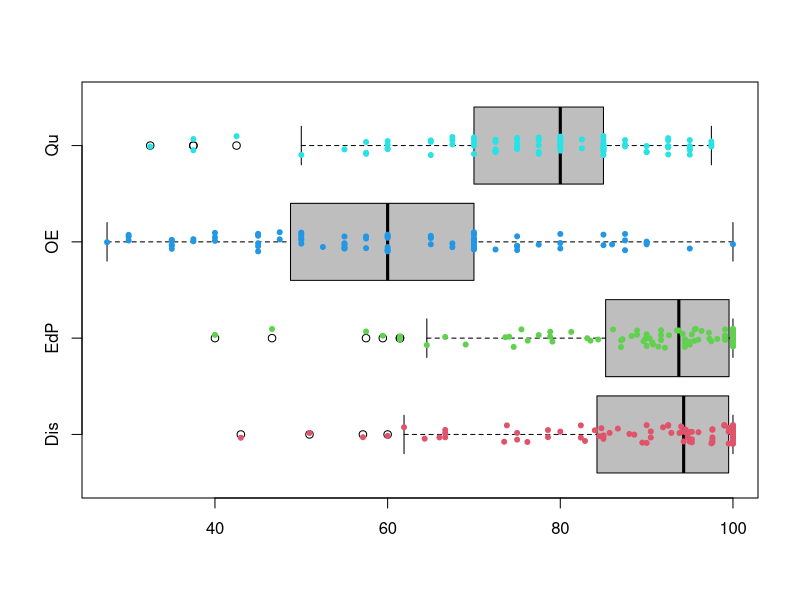
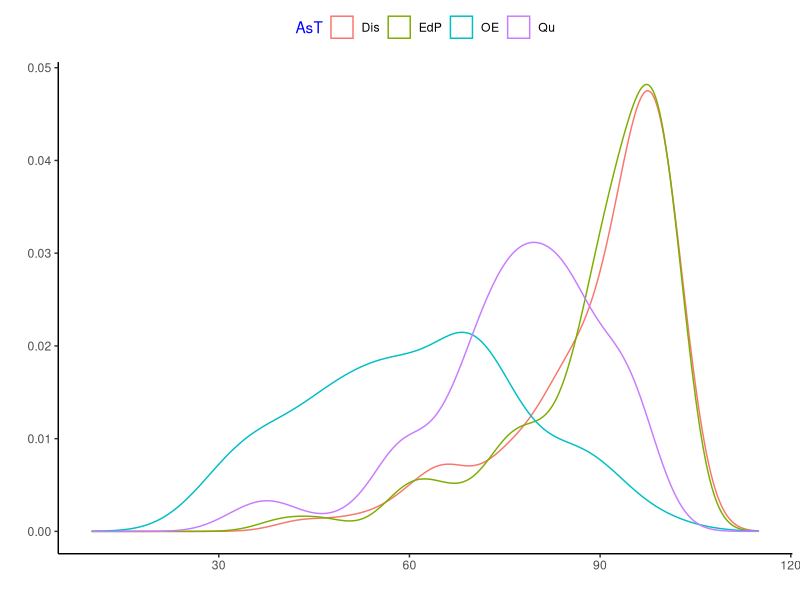

These charts were generated, in order, by the following R code:
library(dplyr)
library(ggplot2)


dt=read.csv("examdata.csv")


summarise(dt, mean(Online.Quiz), mean(Project), mean(Discussions), 
          mean(Edpuzzle), mean(Oral.Exam))


d=read.csv("assessment.csv")
head(d)

AsT=c()
for (i in 1:length(d$AssType)) {
  if(d$AssType[i]==0){
    AsT[i]="Dis"
  } else if (d$AssType[i]==1){
    AsT[i]="EdP"
  } else if (d$AssType[i]==2){
    AsT[i]="Qu"
  } else {
    AsT[i]="OE"
  }
  
  
}

head(AsT)

d=cbind(d, AsT)
head(d)


boxplot(Score~AsT,
        data=d,
        col="gray",
        horizontal = T, 
        xlab="",
        ylab = "")

stripchart(Score~AsT,
           data = d,
           method = 'jitter', 
           pch=20,
           col=2:5,
           add = TRUE)

g0=ggplot(d, aes(x=Score, color=AsT))
g0+geom_density()+
  theme_classic()+
  xlim(10,115)+
  theme(plot.title = element_text(face="bold",
                                  hjust = .5), 
        axis.title.x = element_text(),
        axis.title.y = element_text(), 
        legend.title = element_text(color='blue'),
        legend.position = "top")+
  xlab("")+
  ylab("")

